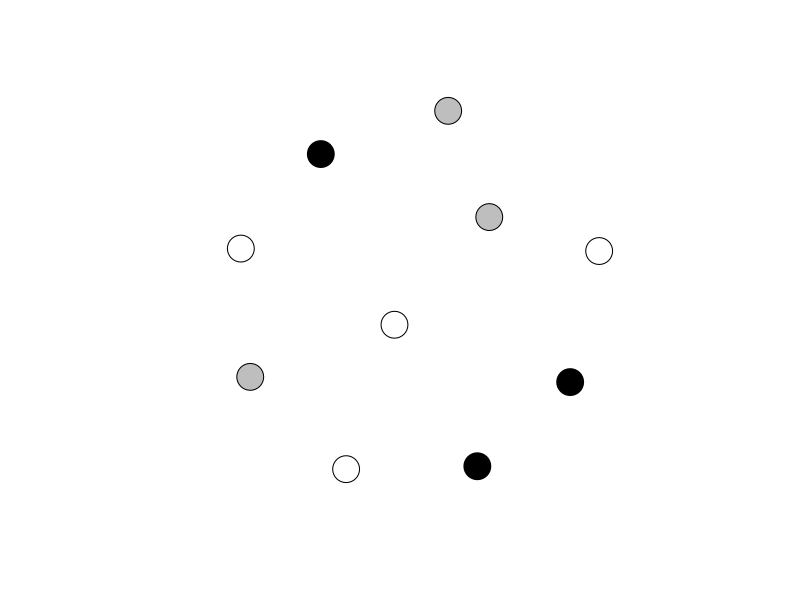
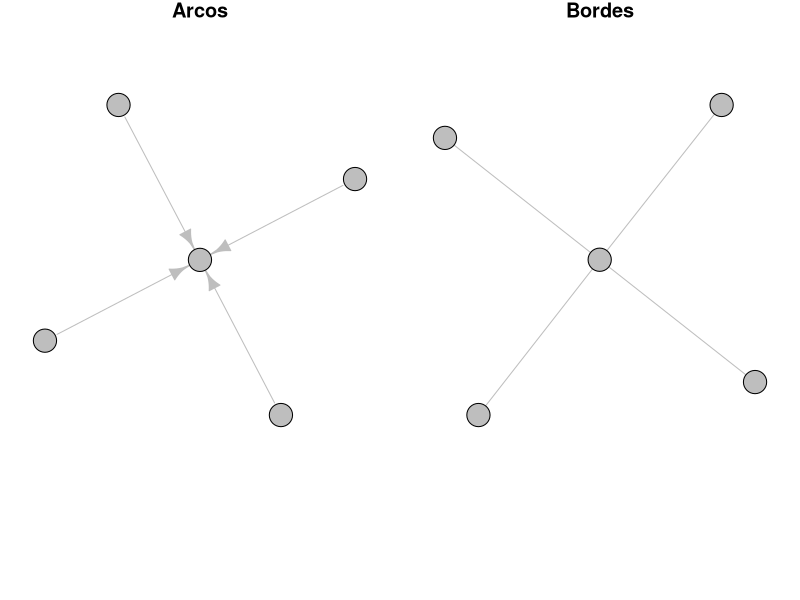

These figures' R source, in order:
## ---- chunk 1
knitr::opts_chunk$set(echo = FALSE, fig.height = 3, fig.align = 'center')
library(igraph)
el <- data.frame(from = c("A", "A", "A", "B", "C", "C", "C", "G", "G", "G"),
                  to   = c("B", "C", "G", "D", "D", "E", "F", "H", "I", "J"))
g      <- graph.data.frame(el, directed = FALSE) %>%
  set_vertex_attr(name  = "degree",
                  value = degree(.)) %>%
  set_vertex_attr(name  = "betweenness",
                  value = betweenness(.)) %>%
  set_vertex_attr(name  = "closeness",
                  value = closeness(.)) %>%
  set_vertex_attr(name  = "eigenvector",
                  value = evcent(.)$vector)

coords <- layout_with_kk(g)
## ---- chunk 2
random.graph.game(n = 10, p.or.m = 0) %>%
  plot.igraph(
    vertex.border.color = "black",
    vertex.color = c(rep("black", 3),
                           rep("grey", 3),
                           rep("white", 4)),
    vertex.label = NA,
    edge.color = "grey"
  )
## ---- chunk 3
par(mfrow = c(1, 2), mar = c(5, 1, 1, 1))
g <- make_star(5, mode = "in")
plot(g,
  vertex.border.color = "black",
  vertex.label = NA,
  vertex.color = "grey",
  edge.color = "grey",
  main = "Arcos"
)
plot(as.undirected(g),
  vertex.border.color = "black",
  vertex.label = NA,
  vertex.color = "grey",
  edge.color = "grey",
  main = "Bordes"
)
